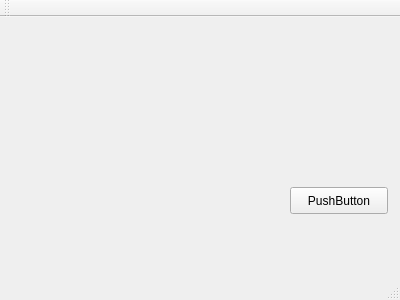
<?xml version="1.0" encoding="UTF-8"?>
<ui version="4.0">
 <class>MainWindow</class>
 <widget class="QMainWindow" name="MainWindow">
  <property name="geometry">
   <rect>
    <x>0</x>
    <y>0</y>
    <width>400</width>
    <height>300</height>
   </rect>
  </property>
  <property name="windowTitle">
   <string>MainWindow</string>
  </property>
  <widget class="QWidget" name="centralWidget">
   <widget class="QPushButton" name="pushButton">
    <property name="geometry">
     <rect>
      <x>290</x>
      <y>170</y>
      <width>98</width>
      <height>27</height>
     </rect>
    </property>
    <property name="text">
     <string>PushButton</string>
    </property>
   </widget>
  </widget>
  <widget class="QMenuBar" name="menuBar">
   <property name="geometry">
    <rect>
     <x>0</x>
     <y>0</y>
     <width>400</width>
     <height>25</height>
    </rect>
   </property>
  </widget>
  <widget class="QToolBar" name="mainToolBar">
   <attribute name="toolBarArea">
    <enum>TopToolBarArea</enum>
   </attribute>
   <attribute name="toolBarBreak">
    <bool>false</bool>
   </attribute>
  </widget>
  <widget class="QStatusBar" name="statusBar"/>
 </widget>
 <layoutdefault spacing="6" margin="11"/>
 <resources/>
 <connections/>
</ui>
